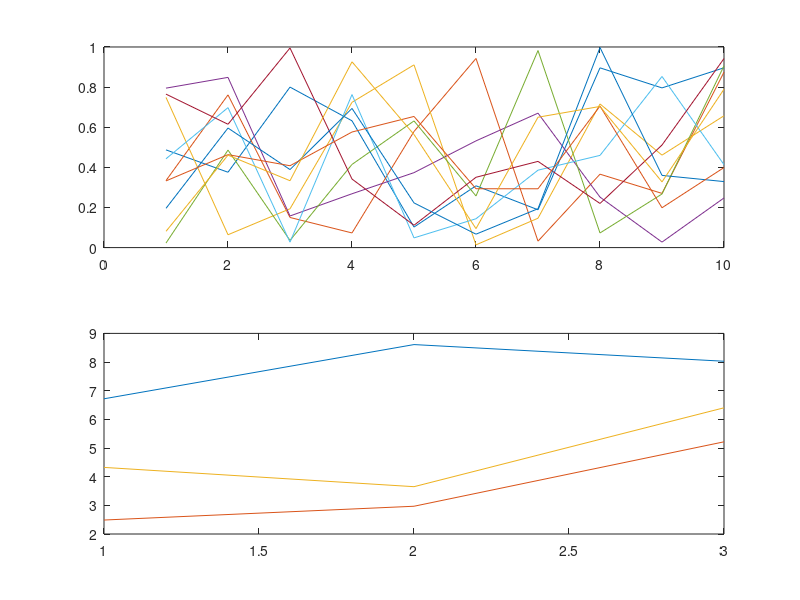

MATLAB code for this plot: (Note: this script raises an error after producing the figure.)
%% axisLimitX
% Adjust all subplots in a plot windows to have the same limits
%% Syntax
%% Description
%
% <html>
% </html>
%% Example
%%
%
subplot(211); plot(rand(10));
subplot(212); plot(10*rand(3));
axisLimitSame(gcf);
